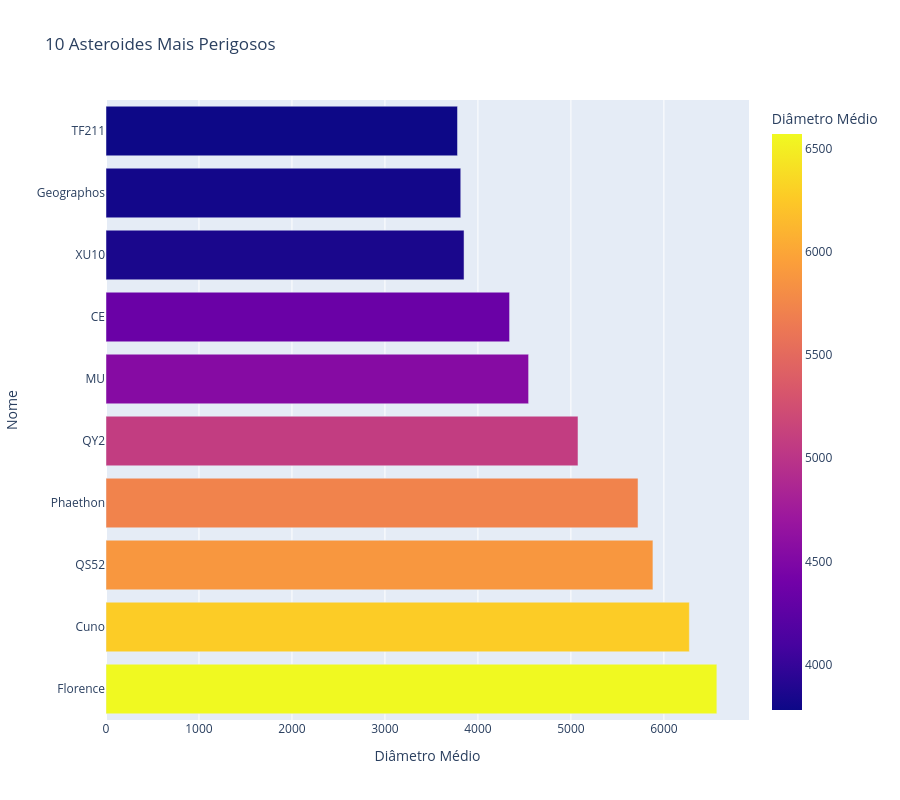

Notebook code for this chart:
### Markdown cell above
**Fazendo gráfico dos 10 asteroides mais perigosos**

### Code cell
import plotly.express as px
top10 = df_perigo.iloc[0:10]
fig = px.bar(top10, x='diameter_medium', y='short_name', orientation='h', title='10 Asteroides Mais Perigosos', color='diameter_medium', labels={'short_name': 'Nome', 'diameter_medium': 'Diâmetro Médio'}, height=800)
fig.show()
fig.write_image('../graphic/10_Asteroids_Dangerous.png', height=800, width=1920)

### Figure 1 — Plotly figure (JSON) as saved in the notebook; plotly's stock layout.template omitted (floating-point values rounded to 4 significant figures)
{"data": [{"hovertemplate": "Diâmetro Médio=%{marker.color}<br>Nome=%{y}<extra></extra>", "legendgroup": "", "marker": {"color": [6570.0, 6274.0, 5882.0, 5722.0, 5076.0, 4545.0, 4341.0, 3851.0, 3815.0, 3780.0], "coloraxis": "coloraxis", "pattern": {"shape": ""}}, "name": "", "orientation": "h", "showlegend": false, "textposition": "auto", "type": "bar", "x": [6570.0, 6274.0, 5882.0, 5722.0, 5076.0, 4545.0, 4341.0, 3851.0, 3815.0, 3780.0], "xaxis": "x", "y": ["Florence", "Cuno", "QS52", "Phaethon", "QY2", "MU", "CE", "XU10", "Geographos", "TF211"], "yaxis": "y"}], "layout": {"barmode": "relative", "coloraxis": {"colorbar": {"title": {"text": "Diâmetro Médio"}}, "colorscale": [[0, "#0d0887"], [0.1111, "#46039f"], [0.2222, "#7201a8"], [0.3333, "#9c179e"], [0.4444, "#bd3786"], [0.5556, "#d8576b"], [0.6667, "#ed7953"], [0.7778, "#fb9f3a"], [0.8889, "#fdca26"], [1, "#f0f921"]]}, "height": 800, "legend": {"tracegroupgap": 0}, "title": {"text": "10 Asteroides Mais Perigosos"}, "xaxis": {"anchor": "y", "domain": [0, 1], "title": {"text": "Diâmetro Médio"}}, "yaxis": {"anchor": "x", "domain": [0, 1], "title": {"text": "Nome"}}}}
